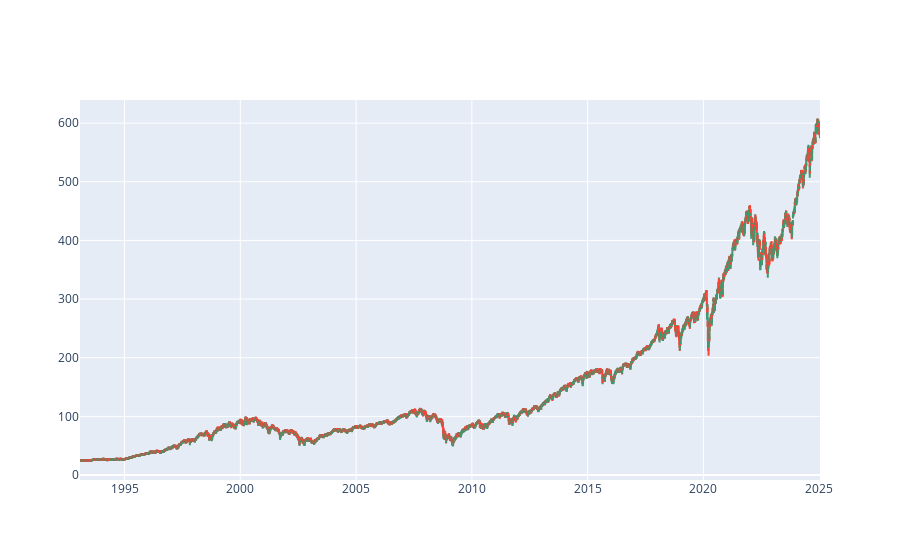

Notebook cell for this chart:
### Code cell
import plotly.graph_objects as go

fig = go.Figure(data=[go.Candlestick(x = data01['Date'], open = data01['Open'],
                                    high = data01['High'],
                                    low = data01['Low'],
                                    close = data01['Close'])])
fig.update_layout(xaxis_rangeslider_visible=False)
fig.show()

### Figure 1 — Plotly figure (JSON) as saved in the notebook; plotly's stock layout.template omitted (floating-point values rounded to 4 significant figures; data arrays with more than 128 entries replaced by an {"elided": "..."} marker saying what was removed)
{"data": [{"close": {"elided": "8046 str values"}, "high": {"elided": "8046 str values"}, "low": {"elided": "8046 str values"}, "open": {"elided": "8046 str values"}, "type": "candlestick", "x": {"elided": "8046 str values"}}], "layout": {"xaxis": {"rangeslider": {"visible": false}}}}
